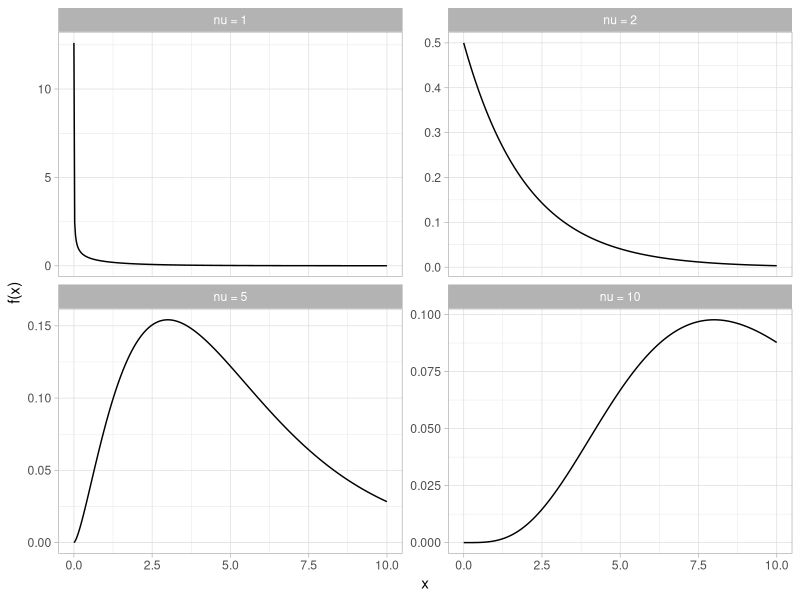
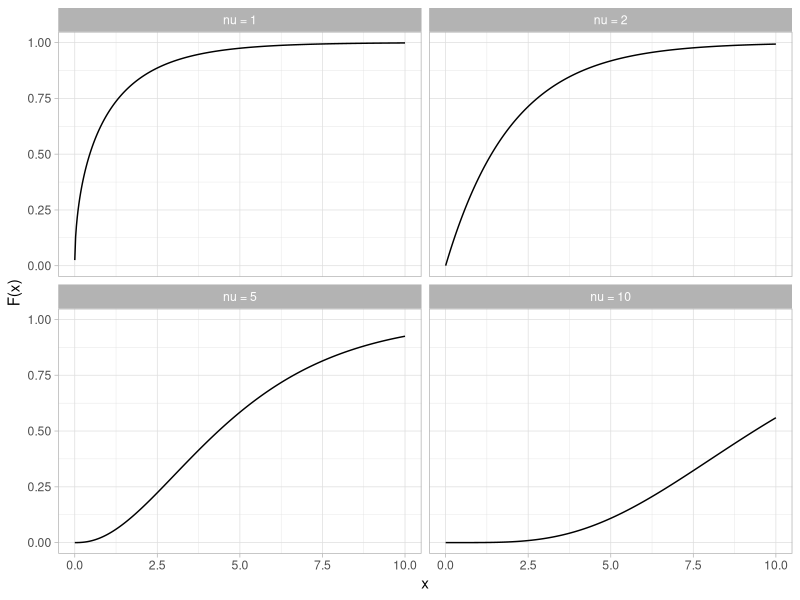
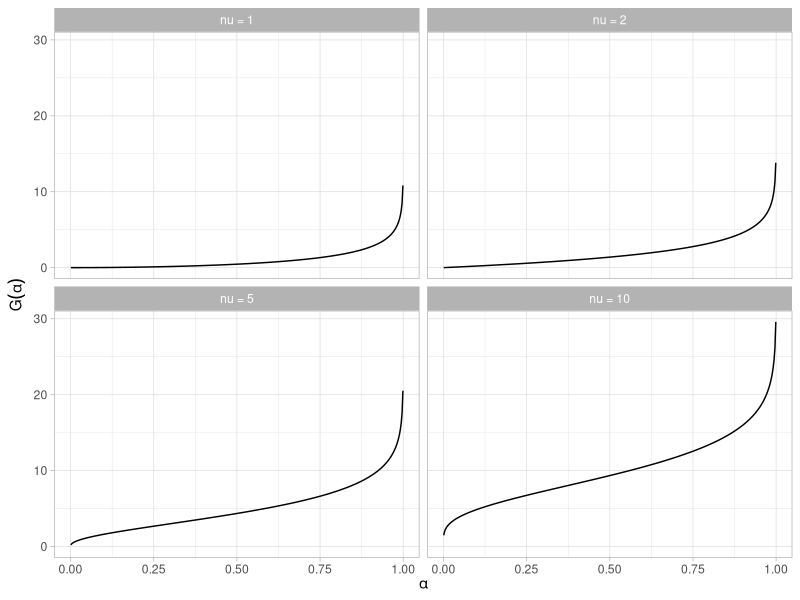

R code for these plots, in order:
## ---- chunk 1
#| code-fold: true
#| label: fig-chi-square-dist-pdf
#| fig-cap: "Chi-square probability density function for four values of the shape parameter"
#| message: false
library(tidyverse)

dfs <- c(1, 2, 5, 10)

crossing(x = seq(0.001, 10, length.out = 401), nu = dfs) |>
  mutate(
    y = dchisq(x, df = nu),
    nu_label = paste("nu =", nu),
    nu_label = fct_reorder(nu_label, nu)
  ) |>
  ggplot(aes(x, y)) +
  geom_line() +
  facet_wrap(~nu_label, scales = "free_y") +
  labs(x = "x", y = "f(x)") +
  theme_light()
## ---- chunk 2
#| code-fold: true
#| label: fig-chi-square-dist-cdf
#| fig-cap: "Chi-square cumulative distribution function for four values of the shape parameter"
crossing(x = seq(0.001, 10, length.out = 401), nu = dfs) |>
  mutate(
    y = pchisq(x, df = nu),
    nu_label = paste("nu =", nu),
    nu_label = fct_reorder(nu_label, nu)
  ) |>
  ggplot(aes(x, y)) +
  geom_line() +
  facet_wrap(~nu_label) +
  labs(x = "x", y = "F(x)") +
  theme_light()
## ---- chunk 3
#| code-fold: true
#| label: fig-chi-square-dist-ppf
#| fig-cap: "Chi-square percent point function for four values of the shape parameter"
crossing(p = seq(0.001, 0.999, length.out = 401), nu = dfs) |>
  mutate(
    x = qchisq(p, df = nu),
    nu_label = paste("nu =", nu),
    nu_label = fct_reorder(nu_label, nu)
  ) |>
  ggplot(aes(p, x)) +
  geom_line() +
  facet_wrap(~nu_label) +
  labs(x = expression(alpha), y = expression(G(alpha))) +
  theme_light()
